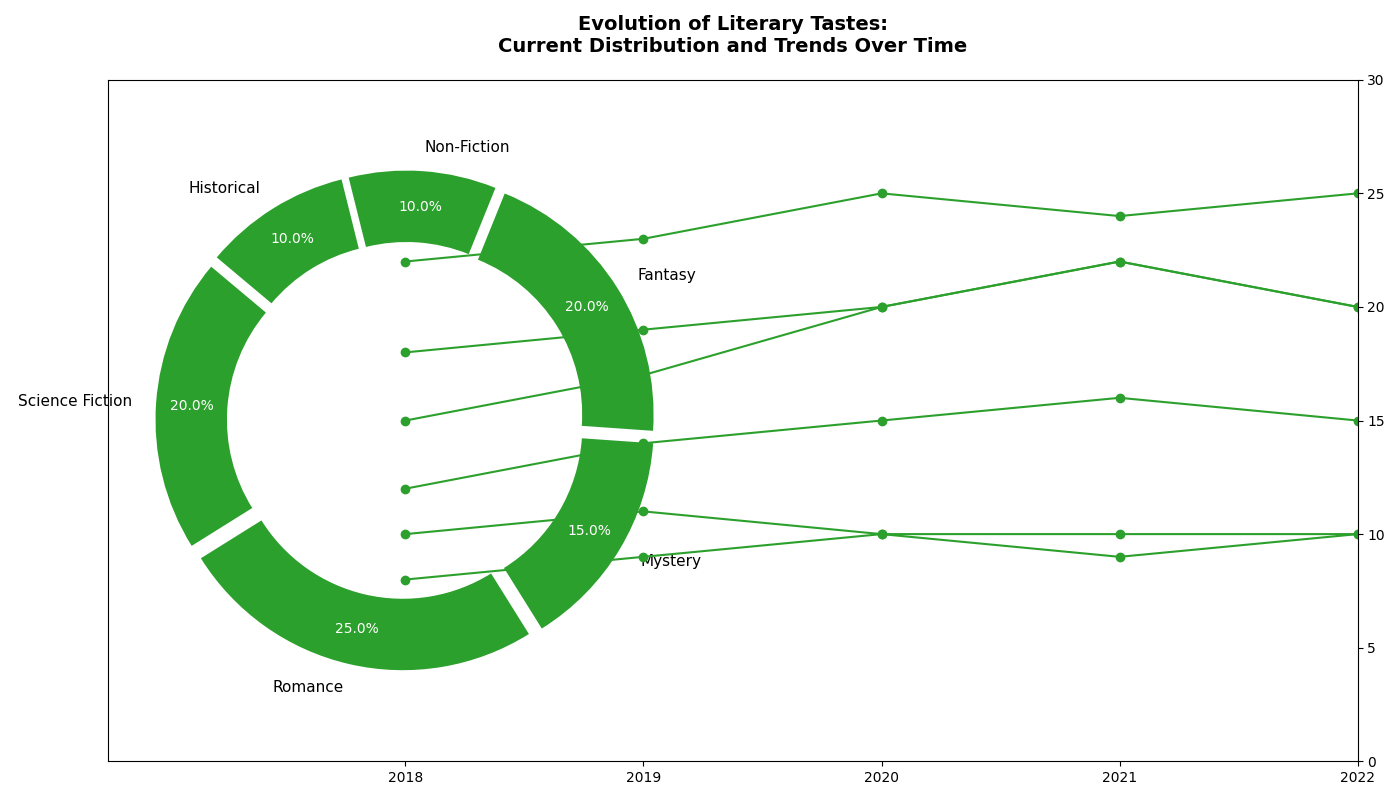

Source code (Python):
import matplotlib.pyplot as plt
import numpy as np

genres = ['Science Fiction', 'Romance', 'Mystery', 'Fantasy', 'Non-Fiction', 'Historical']
distribution = [20, 25, 15, 20, 10, 10]

years = ['2018', '2019', '2020', '2021', '2022']
trend_data = {
    'Science Fiction': [15, 17, 20, 22, 20],
    'Romance': [22, 23, 25, 24, 25],
    'Mystery': [12, 14, 15, 16, 15],
    'Fantasy': [18, 19, 20, 22, 20],
    'Non-Fiction': [10, 11, 10, 9, 10],
    'Historical': [8, 9, 10, 10, 10]
}

# Using a single color consistently across all data groups
single_color = '#2ca02c'

fig, ax = plt.subplots(figsize=(14, 8), subplot_kw=dict(aspect="equal"))

wedges, texts, autotexts = ax.pie(
    distribution, labels=genres, colors=[single_color] * len(genres),
    autopct='%1.1f%%', startangle=140, pctdistance=0.85,
    wedgeprops=dict(width=0.3), explode=(0.05,) * len(genres)
)

for autotext in autotexts:
    autotext.set_color('white')
    autotext.set_fontsize(10)
for text in texts:
    text.set_fontsize(11)

ax2 = ax.twinx()

x = np.arange(len(years))

for genre in genres:
    ax2.plot(x, trend_data[genre], marker='o', linestyle='-', color=single_color)

ax2.set_xticks(x)
ax2.set_xticklabels(years, fontsize=10)
ax2.set_ylim(0, 30)

plt.title("Evolution of Literary Tastes:\nCurrent Distribution and Trends Over Time", 
          fontsize=14, fontweight='bold', pad=20)

plt.tight_layout()

plt.show()
